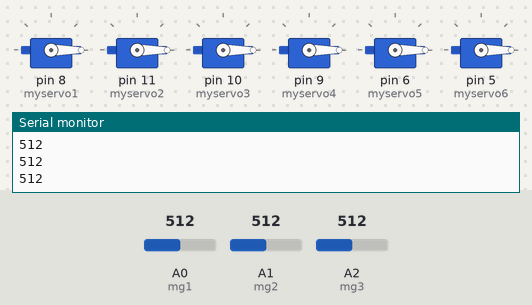
A sketch run on a simulated Arduino Uno, built with avr-gcc and run on an emulated ATmega328P. Parts: 6 × servo, the last lines printed to the serial monitor. The test bench sets the inputs (shaded band); at power-on: A2 (mg3) = 512, A0 (mg1) = 512, A1 (mg2) = 512.

Above: at 1.2 s.
1.3 s: A2 (mg3) set to 459
2.8 s: A2 (mg3) set to 432
At 4.0 s:
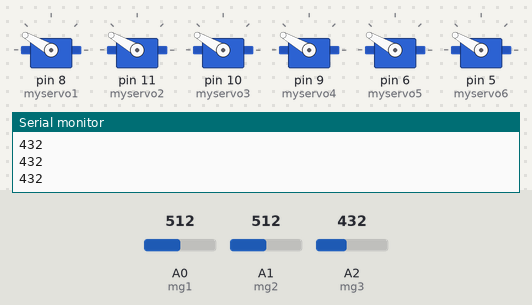
4.3 s: A2 (mg3) set to 460
At 5.2 s:
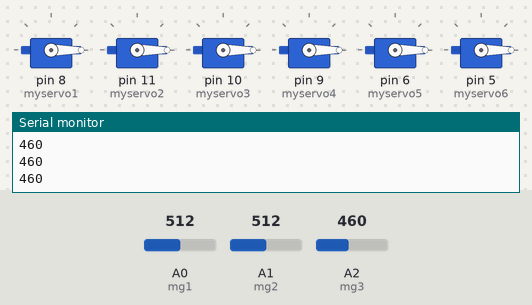
5.8 s: A2 (mg3) set to 440
At 6.1 s:
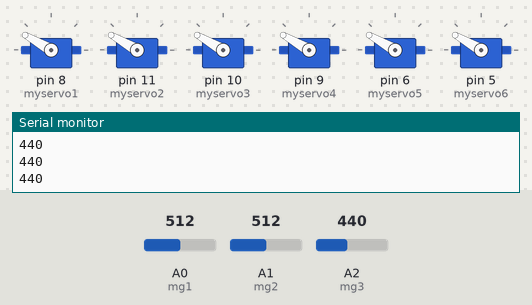
Timing chart, 0 to 8.3 s (numbered marks = the images above; inputs shaded):
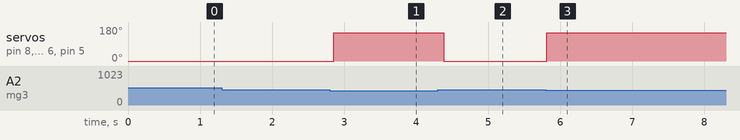

Measured:
- the behaviour switches between 450 and 449 on A2 (mg3) (found by bisection; images 0 and 1)
- after the input at 2.8 s, servo on pin 8 (myservo1), servo on pin 11 (myservo2), servo on pin 10 (myservo3), servo on pin 9 (myservo4), servo on pin 6 (myservo5), servo on pin 5 (myservo6): 0° → 150° after 0.05 s
- after the input at 4.3 s, servo on pin 8 (myservo1), servo on pin 11 (myservo2), servo on pin 10 (myservo3), servo on pin 9 (myservo4), servo on pin 6 (myservo5), servo on pin 5 (myservo6): 150° → 0° after 0.08 s
- after the input at 5.8 s, servo on pin 8 (myservo1), servo on pin 11 (myservo2), servo on pin 10 (myservo3), servo on pin 9 (myservo4), servo on pin 6 (myservo5), servo on pin 5 (myservo6): 0° → 150° at once

The sketch:

sketch_jan24a.ino
```cpp
int mg1 =  A0;
int mg2 = A1;
int mg3 = A2;
#include<Servo.h>
Servo myservo1;
Servo myservo2;
Servo myservo3;
Servo myservo4;
Servo myservo5;
Servo myservo6;
int pos = 0;
void setup() {

  Serial.begin(9600);
  myservo1.attach(8);
  myservo2.attach(11);
  myservo3.attach(10);
  myservo4.attach(9);
  myservo5.attach(6);
  myservo6.attach(5);
}

void loop() {
  int read1 = analogRead(mg1);
  //Serial.println(read1);


  int read2 = analogRead(mg2);
  //Serial.println(read2);

  int read3 =  analogRead(mg3);
  Serial.println(read3);
  if(read3>450){
    myservo1.write(0);
    myservo2.write(0);
    myservo3.write(0);
    myservo4.write(0);
    myservo5.write(0);
    myservo6.write(0);
    delay(1);
  }
  if(read3<450){
    myservo1.write(150);
    myservo2.write(150);
    myservo3.write(150);
    myservo4.write(150);
    myservo5.write(150);
    myservo6.write(150);

    delay(1);
  }
   delay(100);
}
```
